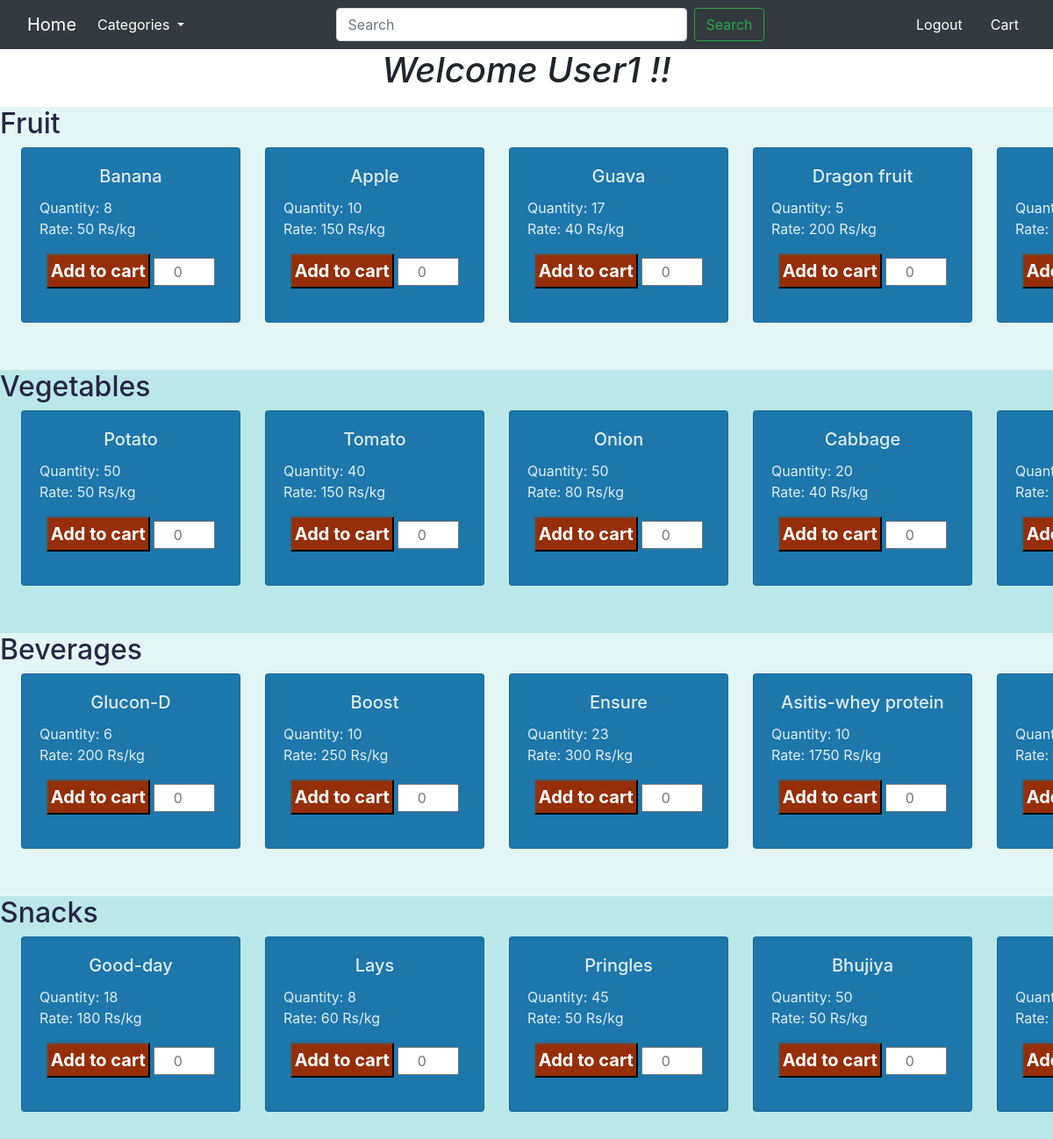
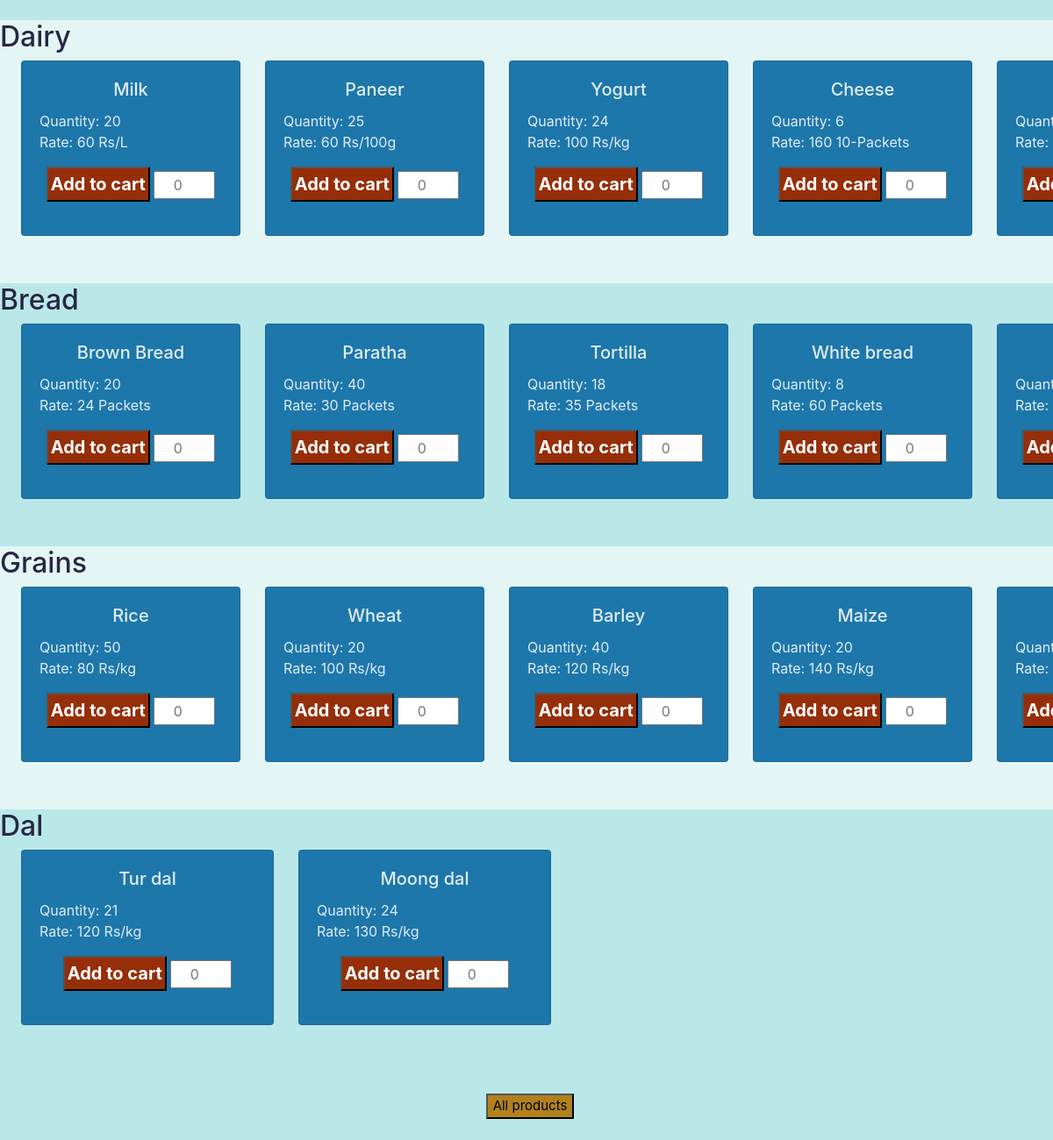
/home/1, run on the app's committed database (2 pictures, top to bottom).
### modules_1.py (models this page shows)
class Users(db.Model):
    u_id = db.Column(db.Integer, primary_key = True)
    name = db.Column(db.String, nullable = False )
    email = db.Column(db.String, nullable = False)
    password = db.Column(db.String, nullable = False )

class Section(db.Model):
    s_id = db.Column(db.Integer, primary_key = True)
    name = db.Column(db.String, nullable = False )
    prod = db.relationship('Product' , backref="sec" ) # Product is capital as it references the class

class Product(db.Model):
    p_id = db.Column(db.Integer, primary_key = True)
    name = db.Column(db.String, nullable = False )
    key = db.Column(db.Integer, db.ForeignKey("section.s_id")) # section is small as thats how it is supposed to be
    md = db.Column(db.String, nullable = False ) #manufacturing date
    ed = db.Column(db.String, nullable = False ) #expiry date
    units = db.Column(db.String, nullable = False ) # units
    rate = db.Column(db.Integer, nullable = False ) # value without units
    quantity = db.Column(db.Integer, default=1)

### app.py (the view, shortened to what this page needs)
@app.route('/home/<int:id>' , methods=['GET' , 'POST'])
def home(id):
    sections = Section.query.all()
    products = Product.query.all()
    user = Users.query.get(id)
    cart = Cart.query.filter_by(user_id=user.u_id).first()
    return render_template('home.html', sections = sections , products = products, user=user)

### templates/home.html (shortened to what this page needs)
{% extends "base_user.html" %}
{% block body %}
  {% if sections|length == 0 %}
  <h1> No sections present</h1>
  {% else %}
  <div class="welcome-section">
    <h1 >Welcome {{user.name}} !!</h1>
  </div>
  {% for sec in sections %}
    {% if loop.index is odd %}
      <div id="{{ sec.name|lower }}" style="height: 300px; background-color: #e3f6f5;">
    {% else %}
      <div id="{{ sec.name|lower }}" style="height: 300px; background-color: #bae8e8;">
    {% endif %}
    <div>
      <section id="section_{{ sec.s_id }}">
        <h2 class="section-name"><a href="/prod/{{ user.u_id }}/{{ sec.s_id }}" style="color: #272643;">{{ sec.name }}</a></h2>
      </section>
    </div>
    <div class="card-title-container my-2 products-container" style="display: flex; overflow-x: auto;">
        {% for prod in products %}
        {% if prod.sec == sec %}
        <div class="card mr-1 ml-4" style="width: 18rem;">
          <div class="card-body">
            <section id="product_{{ prod.p_id }}">
              <h5 class="card-title" style="text-align:center">{{ prod.name }}</h5>
            </section>
            {% if prod.quantity != 0 %}
            <p class="card-text">
              Quantity: {{ prod.quantity }}<br>
              Rate: {{ prod.rate }} {{prod.units }}<br>
            </p>
            <form action="/home/{{ user.u_id }}" method="POST" class="add-to-cart-form">
              <div class="add-quantity">
                  <input type="submit" class="add-quantity-btn" value="Add to cart">
                  <input type="number" class="add-quantity-input" name="quantity" min="0" max="{{ prod.quantity }}" placeholder="0" size="2">
              </div>
            </form>
             {% else %}
            <p class="card-text" style="font-style: italic; color:#7a0c0c; text-align:center; font-size:x-large; font:bold">
              OUT <br>OF <br>STOCK
            </p>
            {% endif %}
          </div>
        </div>
        {% endif %}
      {% endfor %}
    </div>
    </div>
  {% endfor %}
  <br>
  <div class="buttons " style=" display:flex; justify-content: center;">
    <button class="btn2 section-btn ml-2"  onclick="window.location.href='/allProducts/{{ user.u_id }}'">All products</button>
  </div>
  <br>
  {% endif %}
{% endblock %}

### templates/base_user.html (style rules this page uses)
.btn2 { color: black; text-emphasis-style: bold; background-color: rgba(177, 118, 7, 0.901); font-size: 15px; }

### templates/home.html (style rules this page uses)
.card-title-container { overflow-x: auto; }
.card-title-container .card { background-color: #1d77ab; color: rgba(255, 255, 255, 0.868); min-width: 250px; height: 200px; }
.welcome-section { font-style: italic; background-color: white; text-align: center; padding-bottom: 10px; }
.add-to-cart-form { display: flex; align-items: center; justify-content: center; }
.add-quantity-btn { color: white; background-color: rgb(150, 46, 9); padding: 3px; border-color: black; cursor: pointer; font-size: 20px; font-weight: bold; }
.add-quantity-input { width: 70px; text-align: center; padding: 2px; }

### data on the page
Users: name "User1"
Section: name "Fruit"
Product: name "Banana", quantity "8", rate "50", units "Rs/kg"
Product: name "Apple", quantity "10", rate "150", units "Rs/kg"
Product: name "Guava", quantity "17", rate "40", units "Rs/kg"
Product: name "Dragon fruit", quantity "5", rate "200", units "Rs/kg"
Section: name "Vegetables"
Product: name "Potato", quantity "50", rate "50", units "Rs/kg"
Product: name "Tomato", quantity "40", rate "150", units "Rs/kg"
Product: name "Onion", quantity "50", rate "80", units "Rs/kg"
Product: name "Cabbage", quantity "20", rate "40", units "Rs/kg"
Section: name "Beverages"
Product: name "Glucon-D", quantity "6", rate "200", units "Rs/kg"
Product: name "Boost", quantity "10", rate "250", units "Rs/kg"
Product: name "Ensure", quantity "23", rate "300", units "Rs/kg"
Product: name "Asitis-whey protein", quantity "10", rate "1750", units "Rs/kg"
Section: name "Snacks"
Product: name "Good-day", quantity "18", rate "180", units "Rs/kg"
Product: name "Lays", quantity "8", rate "60", units "Rs/kg"
Product: name "Pringles", quantity "45", rate "50", units "Rs/kg"
Product: name "Bhujiya", quantity "50", rate "50", units "Rs/kg"
Section: name "Dairy"
Product: name "Milk", quantity "20", rate "60", units "Rs/L"
Product: name "Paneer", quantity "25", rate "60", units "Rs/100g"
Product: name "Yogurt", quantity "24", rate "100", units "Rs/kg"
Product: name "Cheese", quantity "6", rate "160", units "10-Packets"
Section: name "Bread"
Product: name "Brown Bread", quantity "20", rate "24", units "Packets"
Product: name "Paratha", quantity "40", rate "30", units "Packets"
Product: name "Tortilla", quantity "18", rate "35", units "Packets"
Product: name "White bread", quantity "8", rate "60", units "Packets"
Section: name "Grains"
Product: name "Rice", quantity "50", rate "80", units "Rs/kg"
Product: name "Wheat", quantity "20", rate "100", units "Rs/kg"
Product: name "Barley", quantity "40", rate "120", units "Rs/kg"
Product: name "Maize", quantity "20", rate "140", units "Rs/kg"
Section: name "Dal"
Product: name "Tur dal", quantity "21", rate "120", units "Rs/kg"
Product: name "Moong dal", quantity "24", rate "130", units "Rs/kg"
